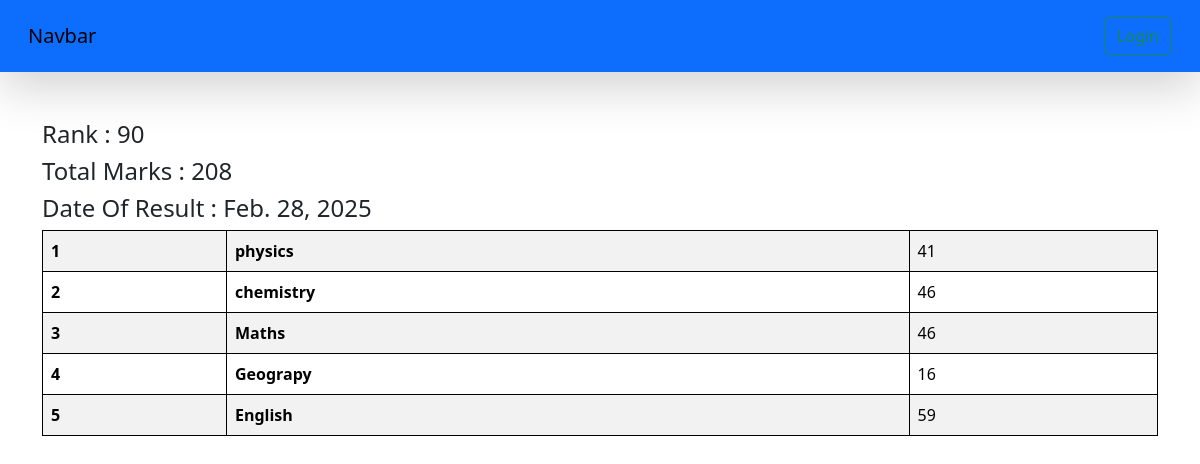
/result/STU-0545/, run on the app's committed database.
### vege/models.py (models this page shows, shortened)
class subjectMarks(models.Model):
    student = models.ForeignKey(Student, related_name="studentmarks", on_delete=models.CASCADE)
    subject = models.ForeignKey(Subject, on_delete=models.CASCADE)
    marks = models.IntegerField()
    class Meta:
        unique_together = ['student', 'subject']

class Student(models.Model):
    department = models.ForeignKey(Department, related_name="depart", on_delete=models.CASCADE)
    '''
        A One-to-One relationship ensures that each student has a unique student_id entry.
        on_delete=models.CASCADE → If a StudentID is deleted, the student record is also deleted.

    '''
    student_id     = models.OneToOneField(StudentID, related_name="studentid", on_delete=models.CASCADE)
    student_name    = models.CharField(max_length=100)
    student_email   = models.EmailField(unique=True)
    student_age     = models.IntegerField(default=18)
    student_address = models.TextField()
    class Meta:
        ordering = ['student_name']
        verbose_name = 'student'

class ReportCard(models.Model):
    student = models.ForeignKey(Student, related_name="reportcard", on_delete=models.CASCADE)
    student_rank = models.IntegerField()
    date_of_reportcard = models.DateField(auto_now_add=True)
    class Meta:
        unique_together = ['student_rank','date_of_reportcard']
    '''
    SQL queries
    //to get data in asending order
    vege = Receipe.objects.all().order_by('view_count')
    //to get data in decending order
    vege = Receipe.objects.all().order_by('-view_count')
    //to get top or bottom limited data basically limit clause
    \\this will return top 3 records
     vege = Receipe.objects.all().order_by('-view_count')[0:2]
     //to get specific data like where clause
     Receipe.objects.filter(view_count__gte = 50)
     -> __gte is works like oprator (>= greater than or equal to)
     ->__lte (<= less than or equal to)

     >queryset = Student.objects.filter(student_name__startswith='A')
     -> this will return all student whose name starts with A

     >queryset = Student.objects.filter(student_email__endswith='.org')
     -> this will return all student whose email ends with .org

     > queryset = Student.objects.filter(student_name__icontains='An')
     -> this will return all student whose name contains An

     >queryset[0].department.department
     -> this will return department of first student in queryset

     >queryset = Student.objects.filter(department__department = 'Mecanical')
            -->department__department='Mecanical'
        department refers to a ForeignKey relationship in the Student model.
        department__department accesses a field (department) in the related Department model.
        'Mecanical' is the value being filtered.
        >queryset = Student.objects.filter(department__department__in = d)
        -->department__department__in = d

        >queryset = Student.objects.exclude(department__department = 'Civil')
        -->exclude() is the opposite of filter() and returns all objects except those matching the given conditions

        >queryset.exists()
        -->exists() returns True if the QuerySet contains at least one object, False otherwise.

        >queryset.values()[0]
        -->values() returns a dictionary-like object for each object in the QuerySet.

        >queryset[0:50]
        -->returns the first 50 objects in the QuerySet.

        Agreegate functions works on column

      ->  Student.objects.aggregate(Avg('student_age'))
      ->  Student.objects.aggregate(Max('student_age'))
        annotate function used to work on two columns
        ->Student.objects.values('student_age').annotate(Count('student_age'))
    '''

class Subject(models.Model):
    Subject_name = models.CharField(max_length=100)

### vege/views.py (the view)
# urls.py: path('result/<student_id>/',see_marks,name='see_marks'),
def see_marks(request, student_id):
    queryset = subjectMarks.objects.filter(student__student_id__student_id = student_id)
    total_marks = queryset.aggregate(total_marks = Sum('marks'))
    return render(request, 'report/see_marks.html', {'queryset':queryset , 'total_marks':total_marks})

### vege/templates/report/see_marks.html
{%extends "base.html"%}
{% block start %}
 <div class="container mt-5">
         <h4>Rank : {{ queryset.first.student.reportcard.first.student_rank }}</h4>
         <h4>Total Marks : {{ total_marks.total_marks }}</h4>
         <h4>Date Of Result : {{ queryset.first.student.reportcard.first.date_of_reportcard }}</h4>
        <table class="table table-striped">
            <tbody>
                {% for marks in queryset %}
              <tr>
                <th scope="row">{{forloop.counter}}</th>
                <td><b>{{marks.subject.Subject_name}}</b></td>
                <td>{{marks.marks}}</td>
              </tr>
              {% endfor %}
            </tbody>
        </table>
    </div>
{% endblock %}

### home/templates/base.html (style rules this page uses)
table, th, td { border: 1px solid black; }

### data on the page
subjectMarks: first.student.reportcard.first.student_rank "90", first.student.reportcard.first.date_of_reportcard "Feb. 28, 2025", subject.Subject_name "physics", marks "41"
subjectMarks: subject.Subject_name "chemistry", marks "46"
subjectMarks: subject.Subject_name "Maths", marks "46"
subjectMarks: subject.Subject_name "Geograpy", marks "16"
subjectMarks: subject.Subject_name "English", marks "59"

### other printed values
{{ total_marks.total_marks }} "208"
